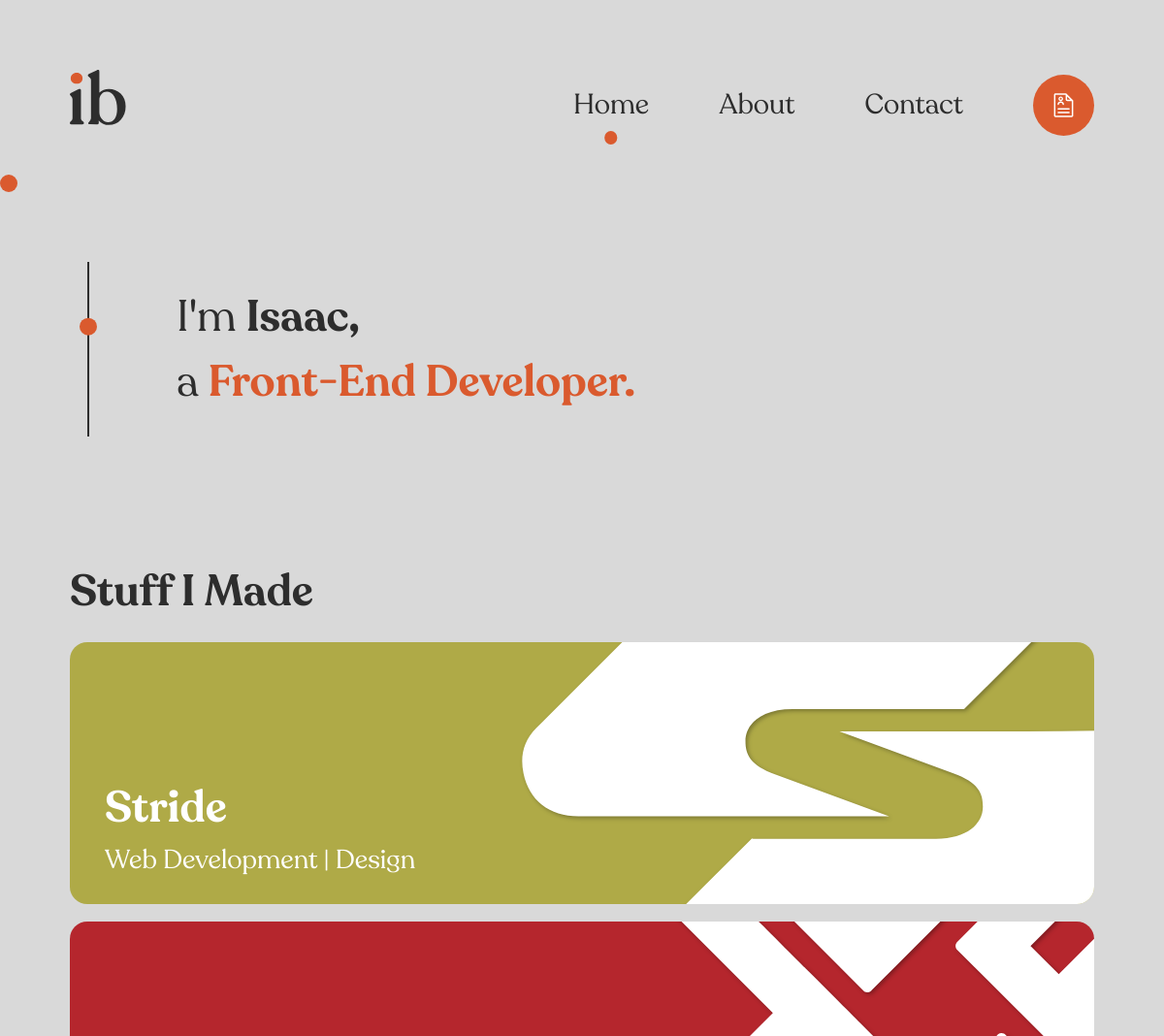
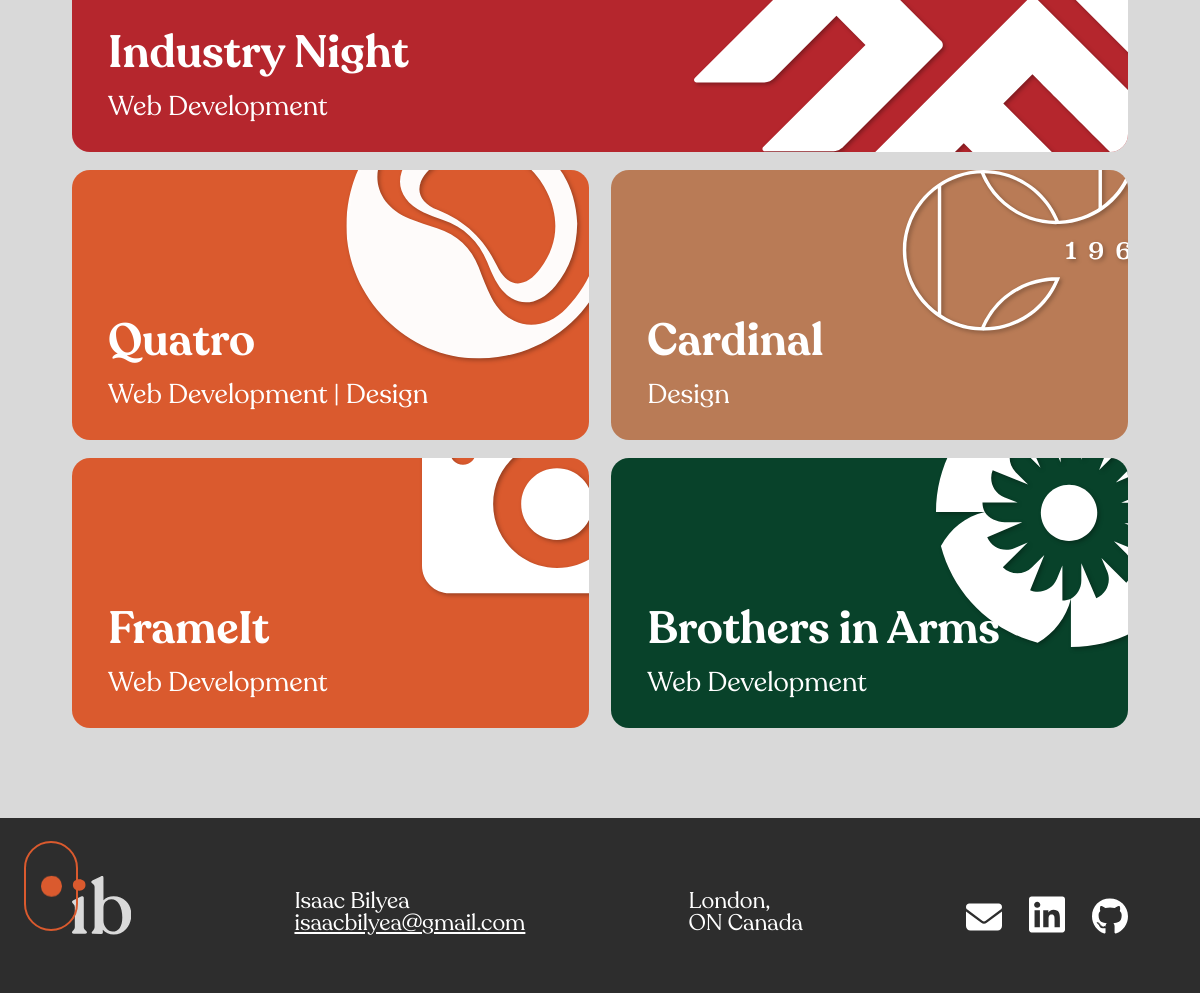
Before: / with the older database file (2 pictures, top to bottom).
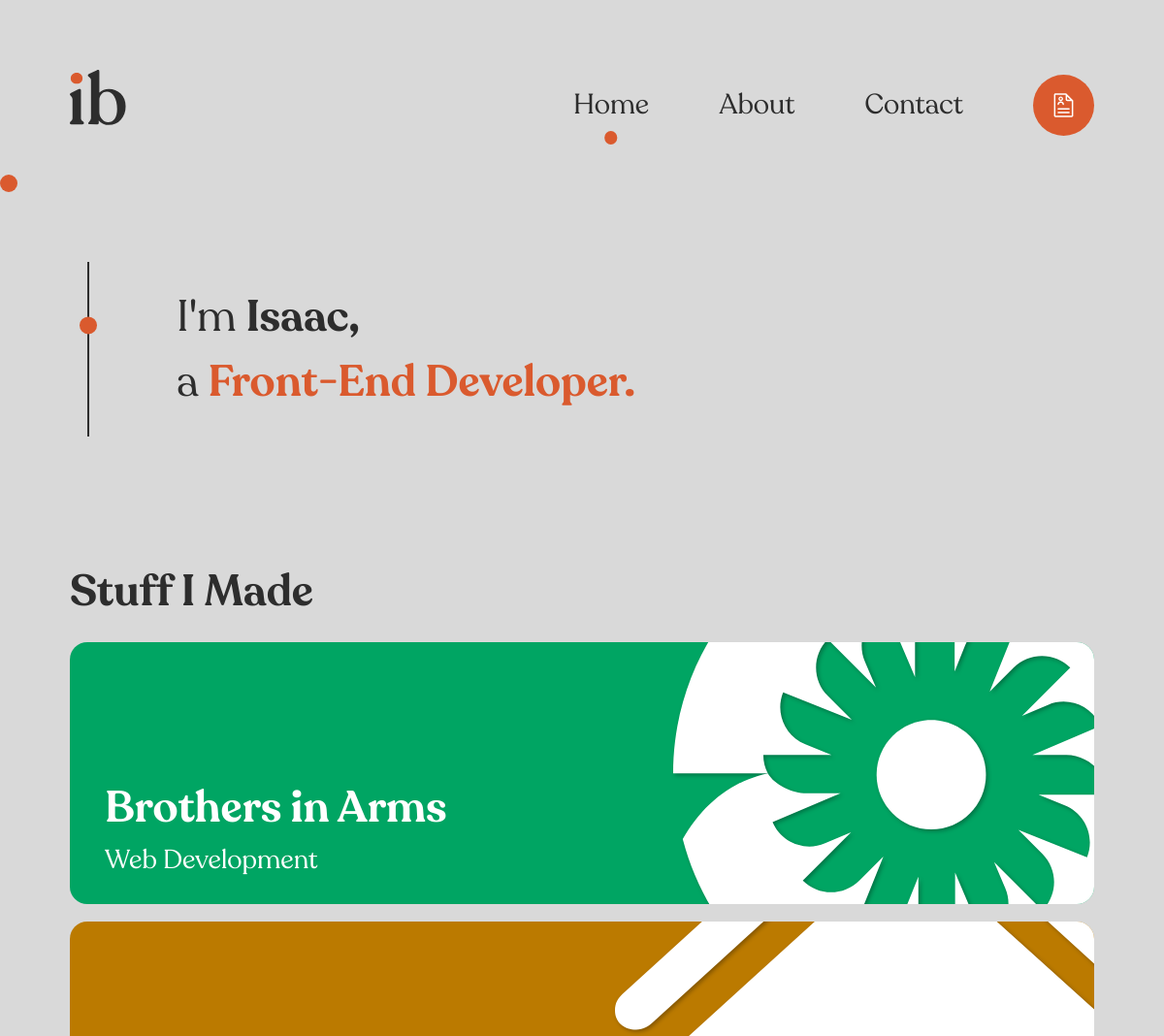
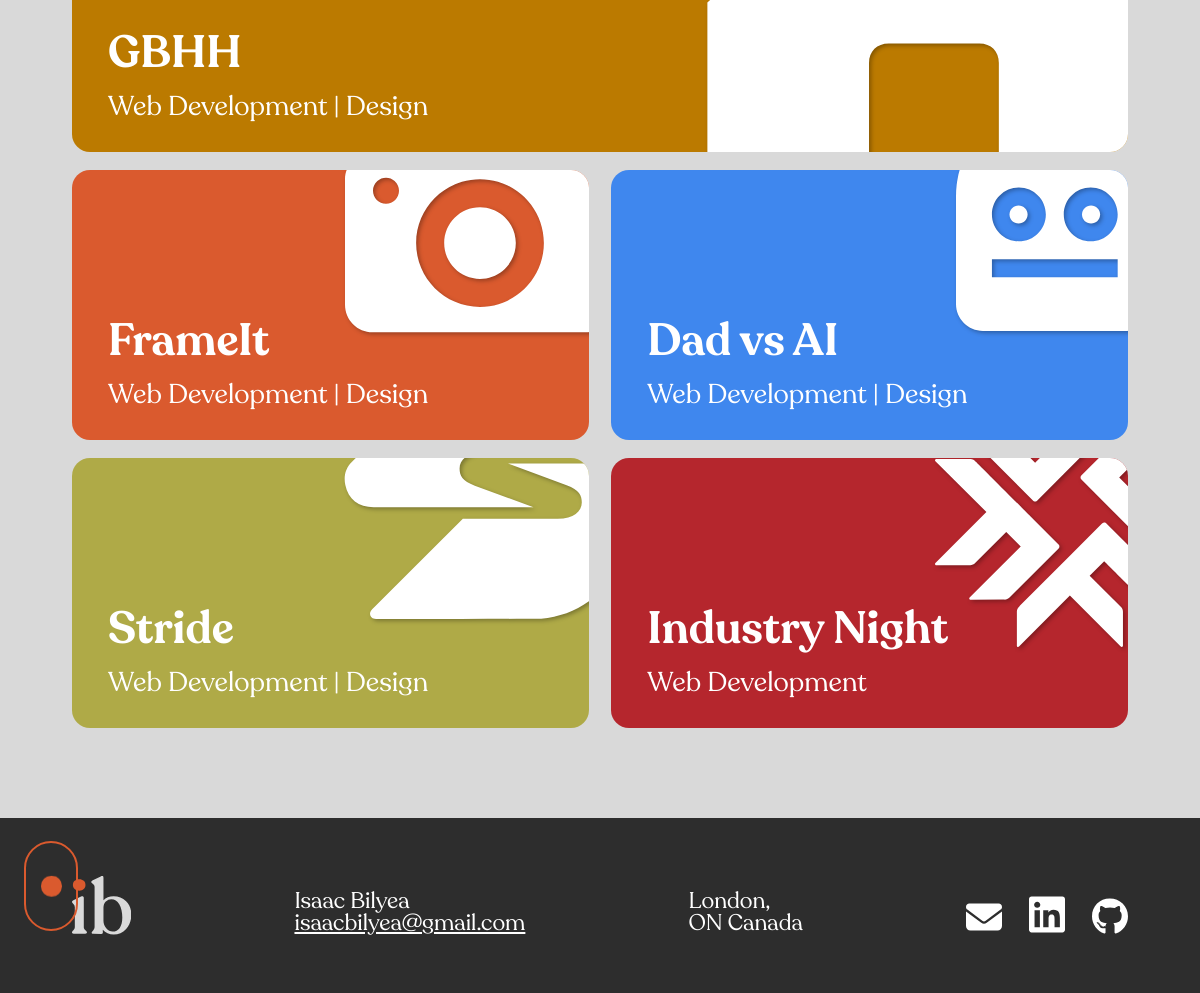
After: the same page with the newer database file (2 pictures, top to bottom).
### tables this page shows
CREATE TABLE projects (
  id int UNSIGNED NOT NULL,
  title varchar(150) NOT NULL,
  description varchar(500) NOT NULL,
  cover_image varchar(500) NOT NULL,
  colour varchar(100) NOT NULL,
  overview varchar(2000) NOT NULL,
  summary varchar(1700) NOT NULL,
  problems varchar(2500) NOT NULL,
  research varchar(1500) NOT NULL,
  process varchar(2500) NOT NULL,
  final_product varchar(2300) NOT NULL,
  reflection varchar(2000) NOT NULL,
  link varchar(200) DEFAULT NULL,
  github_link varchar(200) DEFAULT NULL,
  project_order int NOT NULL,
  visible tinyint(1) NOT NULL DEFAULT '1'
);

### index.php (the view, shortened to what this page needs)
<!DOCTYPE html>
<html lang="en">
<?php
require_once('includes/connect.php');
$stmt = $connect->prepare('
SELECT
    projects.id AS project,
    title,
    description,
    cover_image AS image,
    colour
FROM projects
WHERE projects.visible = 1
ORDER BY project_order ASC
');
$stmt->execute();
?>
<head>
  <link rel="stylesheet" href="https://cdn.plyr.io/3.7.8/plyr.css">
  <link href="css/main.css?v=041325" rel="stylesheet">
</head>
<body>
  <header id="main-header" class="grid-con">
    <a href="index.php" id="logo-link">
      <div class="logo-container">
      </div>
    </a>
    <nav id="main-nav">
      <ul>
        <li class="active menu-item"><a href="index.php">Home</a></li>
        <li class="menu-item"><a href="about.html">About</a></li>
        <li class="menu-item"><a href="contact.php">Contact</a></li>
        <li id="menu-dot"></li>
      </ul>
      <a id="resume-button" href="files/Bilyea_Isaac_Resume.pdf" target="_blank">
      </a>
    </nav>
  </header>
  <div class="dot-hue-slider">
    <div class="slider-con">
      <input id="hue-range" type="range" value="38.55" min="38.55" max="360" step="0.1">
    </div>
  </div>
  <div class="dot-cursor"></div>
  <section id="intro-con" class="grid-con">
    <div id="intro-flex" class="col-span-full">
      <div id="line-seperator">
        <div id="seperator-ball"></div>
      </div>
      <p id="welcome">I'm <span><a href="about.html">Isaac</a>,</span><br> a <span>Front-End Developer.</span></p>
    </div>
  </section>
  <section id="projects-con" class="grid-con">
    <h2 id="project-header" class="col-span-full">Stuff I Made</h2>
    <?php
    while ($row = $stmt->fetch(PDO::FETCH_ASSOC)) {
    echo'<a href="details.php?id='.$row['project'].'" class="project-card col-span-full" style="background-color:'.$row['colour'].'">
      <div class="project-image">
       <img src="images/'.$row['image'].'" alt="logo">
      </div>
      <div class="project-text">
        <h3>'.$row['title'].'</h3>
        <p>'.$row['description'].'</p>
      </div>
    </a>';
    }
    ?>
  </section>
  <footer>
    <div id="footer-con">
      <p id="footer-info">Isaac Bilyea<br><a href="mailto:isaacbilyea@gmail.com" target="_blank">isaacbilyea@gmail.com</a></p>
      <p>London,<br class="desktop-break"> ON Canada</p>
      <div id="sm-links">
        <a href="mailto:isaacbilyea@gmail.com" target="_blank">
          <img src="images/email.svg" alt="email icon">
        </a>
        <a href="https://www.linkedin.com/in/isaacbilyea/" target="_blank">
          <img src="images/linkedin.svg" alt="linkedin icon">
        </a>
        <a href="https://github.com/isaacbilyea" target="_blank">
          <img src="images/github.svg" alt="github icon">
        </a>
      </div>
    </div>
  </footer>
</body>
</html>

Changed rows visible on the page:
no longer on this page (row edited): projects: cover_image (picture), title "Quatro", description "Web Development | Design"
no longer on this page (row edited): projects: cover_image (picture), title "Cardinal", description "Design"
changed projects "Brothers in Arms": colour "#08422A" → "#00a563" (drawn); moves up the list
added projects: cover_image (picture), title "GBHH", description "Web Development | Design"
changed projects "FrameIt": description "Web Development" → "Web Development | Design"; moves up the list
added projects: cover_image (picture), title "Dad vs AI", description "Web Development | Design"
